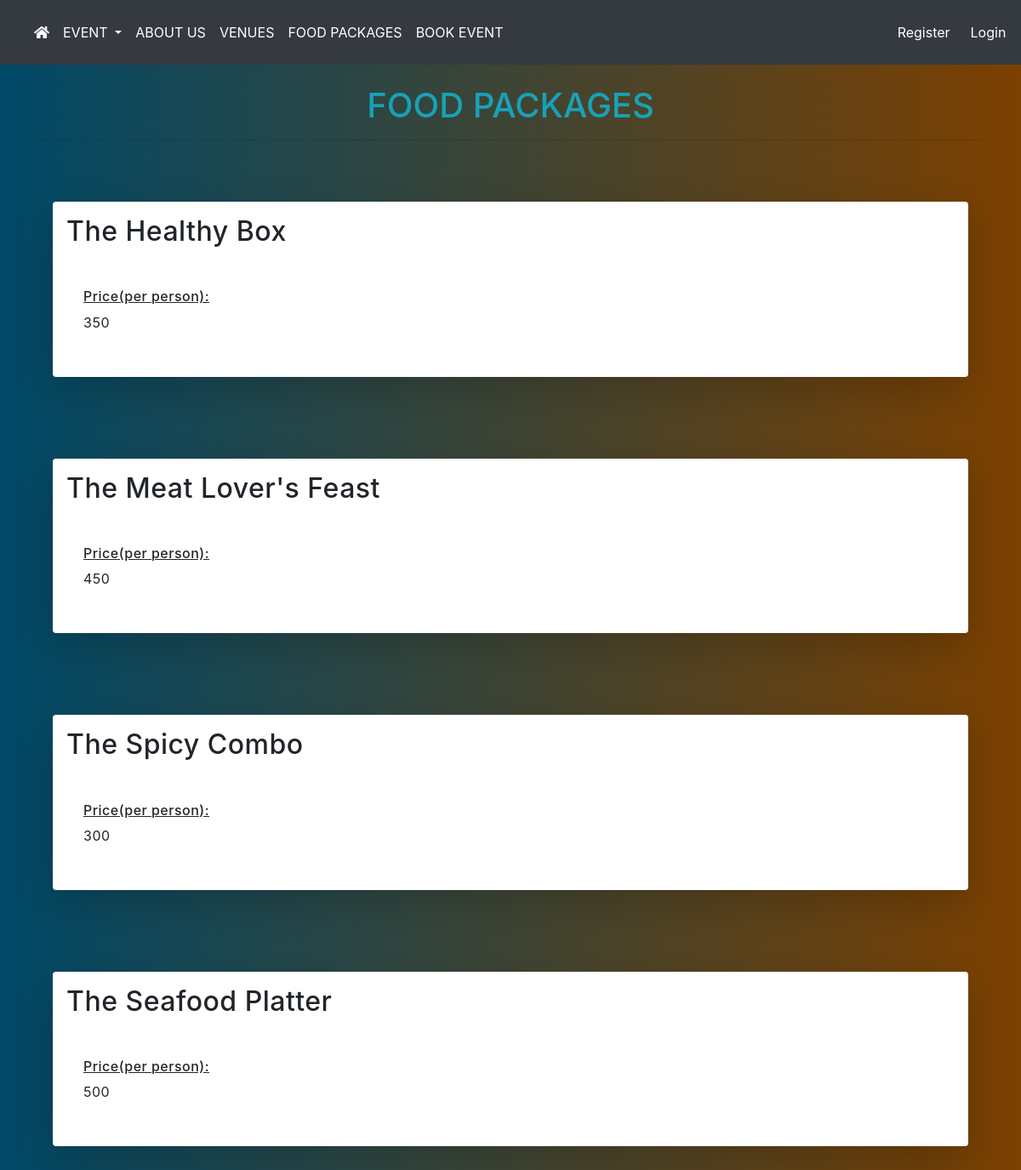
Page /foodpackage on the committed database.
### website/models.py (models this page shows, shortened)
class Food(models.Model):
    package = models.CharField(max_length = 200)
    item1 = models.CharField(max_length = 50)
    item2 = models.CharField(max_length = 50)
    item3 = models.CharField(max_length = 50)
    item4 = models.CharField(max_length = 50)
    pack_price = models.IntegerField()

### website/views.py (the view)
# urls.py: path("foodpackage", views.food, name = "food"),
def food(request):
    food_p = Food.objects.all()
    return render(request, 'food.html', {'f': food_p})

### website/templates/food.html (shortened to what this page needs)
{% extends 'base.html'%}
{% load static %}
{% block content%}
<body>
    <header class="heading-be p-4">
        <div class="container">
            <div class="row">
                <div class="col-md-12 text-info text-center" ><h1>FOOD PACKAGES<hr></h1></div>
            </div>
        </div>
    </header>
    <main>
        <div class='col-sm-12'>
            <section class="business-drop">
                <div class="container">
                    <div class="row">
                    {% for food in f %}
                        <div class="col-md-12 p-3">
                            <div class="card-group">
                                <div class="card p-3 m-3 shadow-lg p-3 mb-5 bg-white rounded">
                                    <h2 class="card-title">{{food.package}}</h2>
                                    <div class="card-body">
                                        <p><h6><u>Price(per person):</u></h6>{{food.pack_price}}</p>
                                    </div>
                                </div>
                            </div>
                        </div>
                    {% endfor %}
                    </div>
                </div>
            </section>
        </div>
    </main>
</body>
{% endblock content%}

### website/static/evenstyle.css (style rules this page uses)
body { background: linear-gradient(0.25turn, #004968, #7c4000); }
.card { border: 0; -webkit-transition: all .3s ease; transition: all .3s ease; letter-spacing: .5px; border-radius: 8px; -webkit-box-shadow: 1px 5px 24px 0 rgba(68,102,242,.05); box-shadow: 1px 5px 24px 0 rgba(68,102,242,.05); }
.card .card-body { background-color: transparent; }

### rows in the picture
Food: package "The Healthy Box", pack_price "350"
Food: package "The Meat Lover's Feast", pack_price "450"
Food: package "The Spicy Combo", pack_price "300"
Food: package "The Seafood Platter", pack_price "500"
